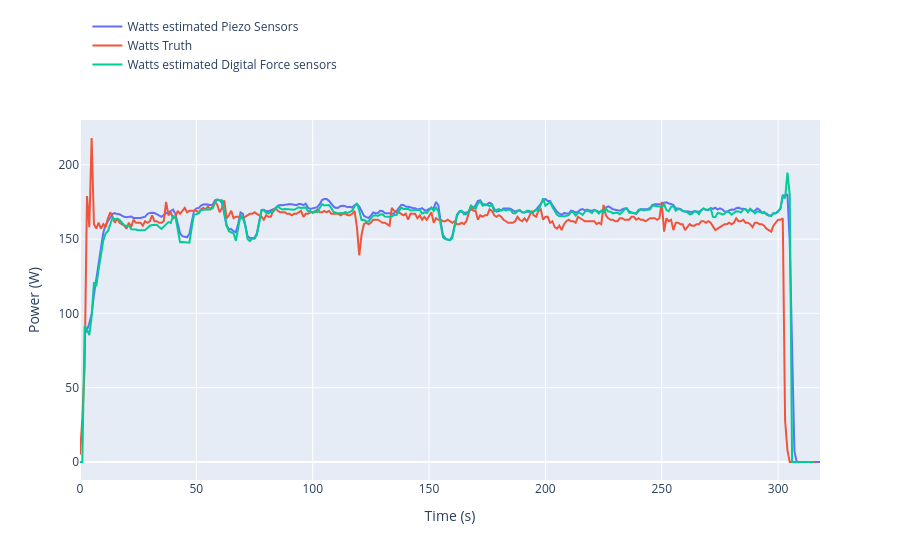

Here is the notebook cell this chart was saved with:
### Code cell
fig = go.Figure()

# Estimated power

fig.add_trace(go.Scatter(
    x=stroke_power_per_sec["second"],
    y=stroke_power_per_sec["watts_est"],
    mode='lines',
    name='Watts estimated Piezo Sensors'
))

# Truth data (if time aligned)

fig.add_trace(go.Scatter(
    x=truth_dataframe["Time"],
    y=truth_dataframe["Watts"],
    mode='lines',
    name='Watts Truth'
))

fig.add_trace(go.Scatter(
    x=merged["second"],
    y=merged["power_proxy_md"],
    mode='lines',
    name='Watts estimated Digital Force sensors'
))


fig.update_layout(
    xaxis_title="Time (s)",
    yaxis_title="Power (W)",
)

fig.update_layout(legend=dict(
    yanchor="top",
    y=1.30,
    xanchor="left",
    x=0.01
))

fig.show()

### Figure 1 — Plotly figure (JSON) as saved in the notebook; plotly's stock layout.template omitted (floating-point values rounded to 4 significant figures; data arrays with more than 128 entries replaced by an {"elided": "..."} marker saying what was removed)
{"data": [{"mode": "lines", "name": "Watts estimated Piezo Sensors", "type": "scatter", "x": {"elided": "317 int values"}, "y": {"elided": "317 float values"}}, {"mode": "lines", "name": "Watts Truth", "type": "scatter", "x": {"elided": "317 float values"}, "y": {"elided": "317 int values"}}, {"mode": "lines", "name": "Watts estimated Digital Force sensors", "type": "scatter", "x": {"elided": "316 int values"}, "y": {"elided": "316 float values"}}], "layout": {"legend": {"x": 0.01, "xanchor": "left", "y": 1.3, "yanchor": "top"}, "xaxis": {"title": {"text": "Time (s)"}}, "yaxis": {"title": {"text": "Power (W)"}}}}
